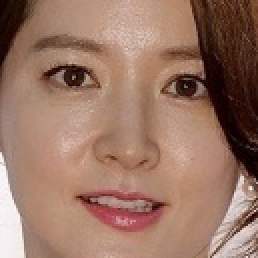
#> input picture image/aligned/lee.jpg, 129 x 129 px, found by its file name (shown 2 times larger)
$ python HSVColorBased.py
#> lines starting #> are read from the running program, lines starting #| are printed output that depends on the picture; after the words box and inside, x2 and y2 are one past the last pixel; in counts of white or black regions, pixels touching at a corner belong together
import cv2
import numpy as np

min_HSV = np.array([0, 58, 30], dtype = "uint8")
max_HSV = np.array([33, 255, 255], dtype = "uint8")

# Get pointer to video frames from primary device
image = cv2.imread("D:/OpenCV/image/lee.jpg")
#> image is the input picture: shape (129, 129, 3); mean B, G, R 101, 117.9, 154.3
imageHSV = cv2.cvtColor(image, cv2.COLOR_BGR2HSV)
#> imageHSV: shape (129, 129, 3); mean H, S, V 14.9, 102.9, 154.3
skinRegionHSV = cv2.inRange(imageHSV, min_HSV, max_HSV)
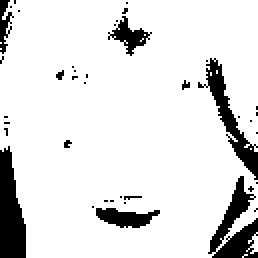
#> skinRegionHSV: shape (129, 129) (shown 2 times larger); 88.1% white; 40 black regions (34 under 20 px), largest, box (x1, y1, x2, y2) and area: (0, 73, 13, 129) 528, (104, 88, 129, 129) 468, (99, 29, 129, 90) 418, (48, 104, 80, 114) 198, (54, 8, 76, 28) 162, (0, 0, 7, 27) 95

skinHSV = cv2.bitwise_and(image, image, mask = skinRegionHSV)
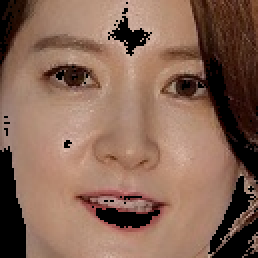
#> skinHSV: shape (129, 129, 3) (shown 2 times larger); mean B, G, R 86, 102.5, 135.9

cv2.imwrite("lee-HSV.jpg", np.hstack([image, skinHSV]))
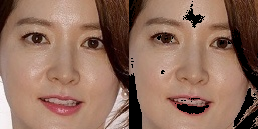
#> saved as lee-HSV.jpg: shape (129, 258, 3); mean B, G, R 93.5, 110.2, 145.1

$ run again, with image/aligned/face01.jpg copied over image/aligned/lee.jpg
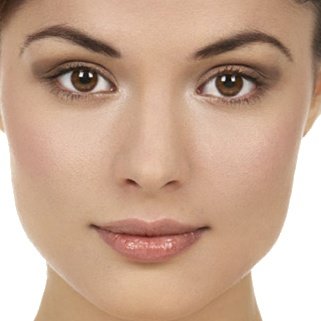
#> input picture image/aligned/face01.jpg, 321 x 321 px, found by its file name
#> image is the input picture: shape (321, 321, 3); mean B, G, R 144.9, 166.6, 199.4
#> imageHSV: shape (321, 321, 3); mean H, S, V 12.4, 74.4, 199.4
#> `skinRegionHSV = cv2.inRange(imageHSV, min_HSV, max_HSV)`:
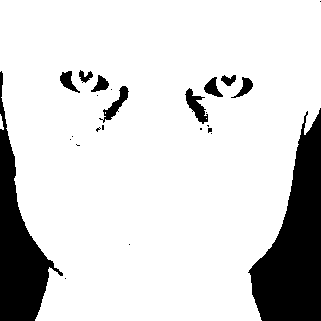
#> skinRegionHSV: shape (321, 321); 84.5% white; 25 black regions (15 under 20 px), largest, box (x1, y1, x2, y2) and area: (248, 108, 321, 321) 8630, (0, 71, 63, 321) 5674, (185, 88, 208, 124) 366
#> `cv2.imwrite("lee-HSV.jpg", np.hstack([image, skinHSV]))`:
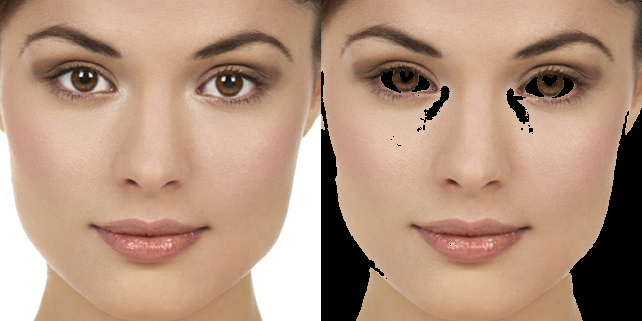
#> saved as lee-HSV.jpg: shape (321, 642, 3); mean B, G, R 126.4, 147.9, 180.4

$ run again, with image/aligned/face01.jpg_aligned_outer.jpg copied over image/aligned/lee.jpg
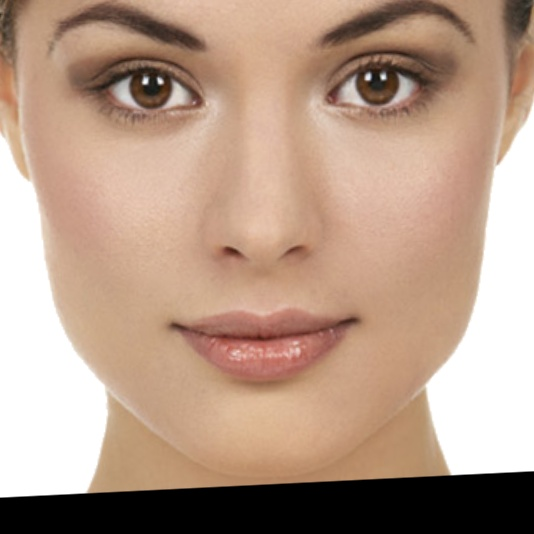
#> input picture image/aligned/face01.jpg_aligned_outer.jpg, 534 x 534 px, found by its file name
#> image is the input picture: shape (534, 534, 3); mean B, G, R 136.3, 155, 183.1
#> imageHSV: shape (534, 534, 3); mean H, S, V 10.4, 65.6, 183.2
#> `skinRegionHSV = cv2.inRange(imageHSV, min_HSV, max_HSV)`:
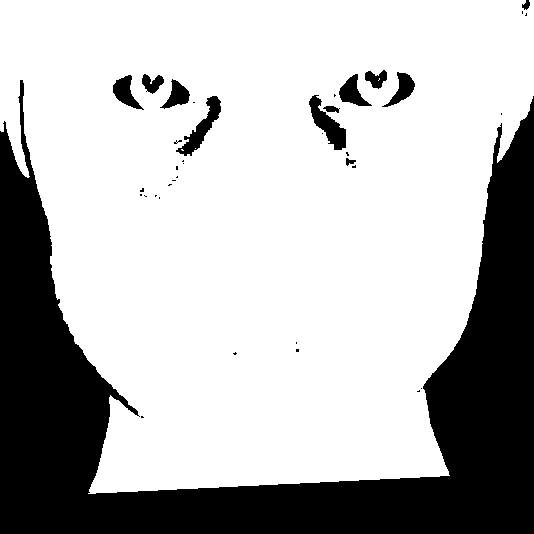
#> skinRegionHSV: shape (534, 534); 72.1% white; 38 black regions (26 under 20 px), largest, box (x1, y1, x2, y2) and area: (0, 80, 534, 534) 75280, (309, 95, 346, 150) 843, (176, 96, 221, 156) 816
#> `cv2.imwrite("lee-HSV.jpg", np.hstack([image, skinHSV]))`:
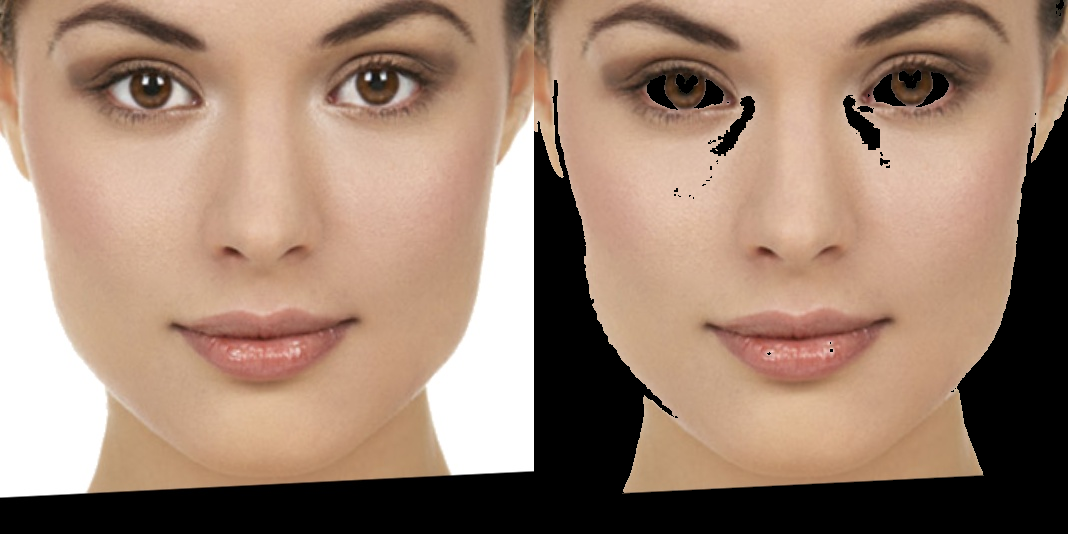
#> saved as lee-HSV.jpg: shape (534, 1068, 3); mean B, G, R 113.7, 132.2, 160

$ run again, with image/aligned/face02.jpg copied over image/aligned/lee.jpg
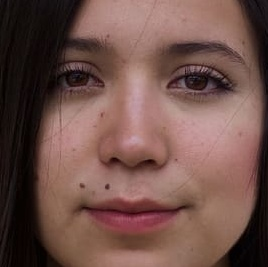
#> input picture image/aligned/face02.jpg, 268 x 267 px, found by its file name
#> image is the input picture: shape (267, 268, 3); mean B, G, R 73.7, 80.7, 111.9
#> imageHSV: shape (267, 268, 3); mean H, S, V 24.3, 101.2, 111.9
#> `skinRegionHSV = cv2.inRange(imageHSV, min_HSV, max_HSV)`:
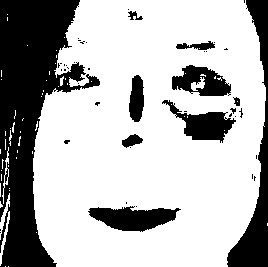
#> skinRegionHSV: shape (267, 268); 70.6% white; 45 black regions (35 under 20 px), largest, box (x1, y1, x2, y2) and area: (0, 0, 100, 267) 12689, (227, 0, 268, 267) 3307, (88, 206, 181, 232) 1514
#> `cv2.imwrite("lee-HSV.jpg", np.hstack([image, skinHSV]))`:
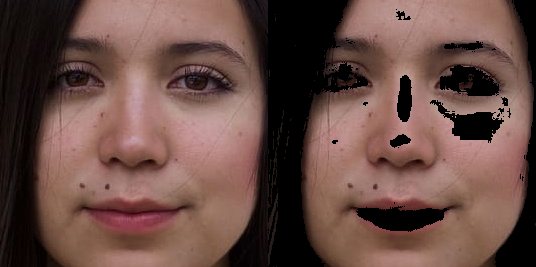
#> saved as lee-HSV.jpg: shape (267, 536, 3); mean B, G, R 69.1, 76, 104.8
